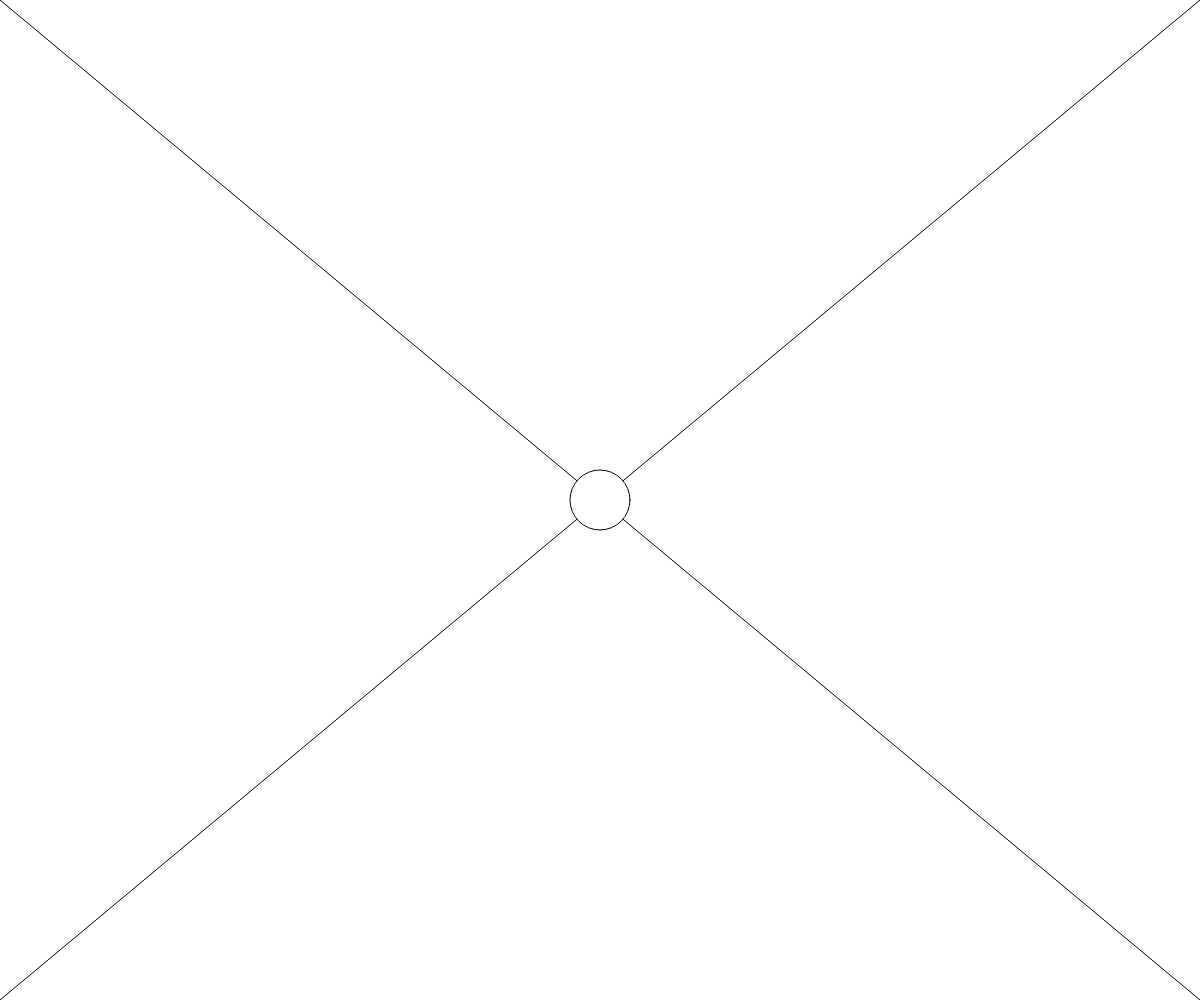
Frame 1 (no input)
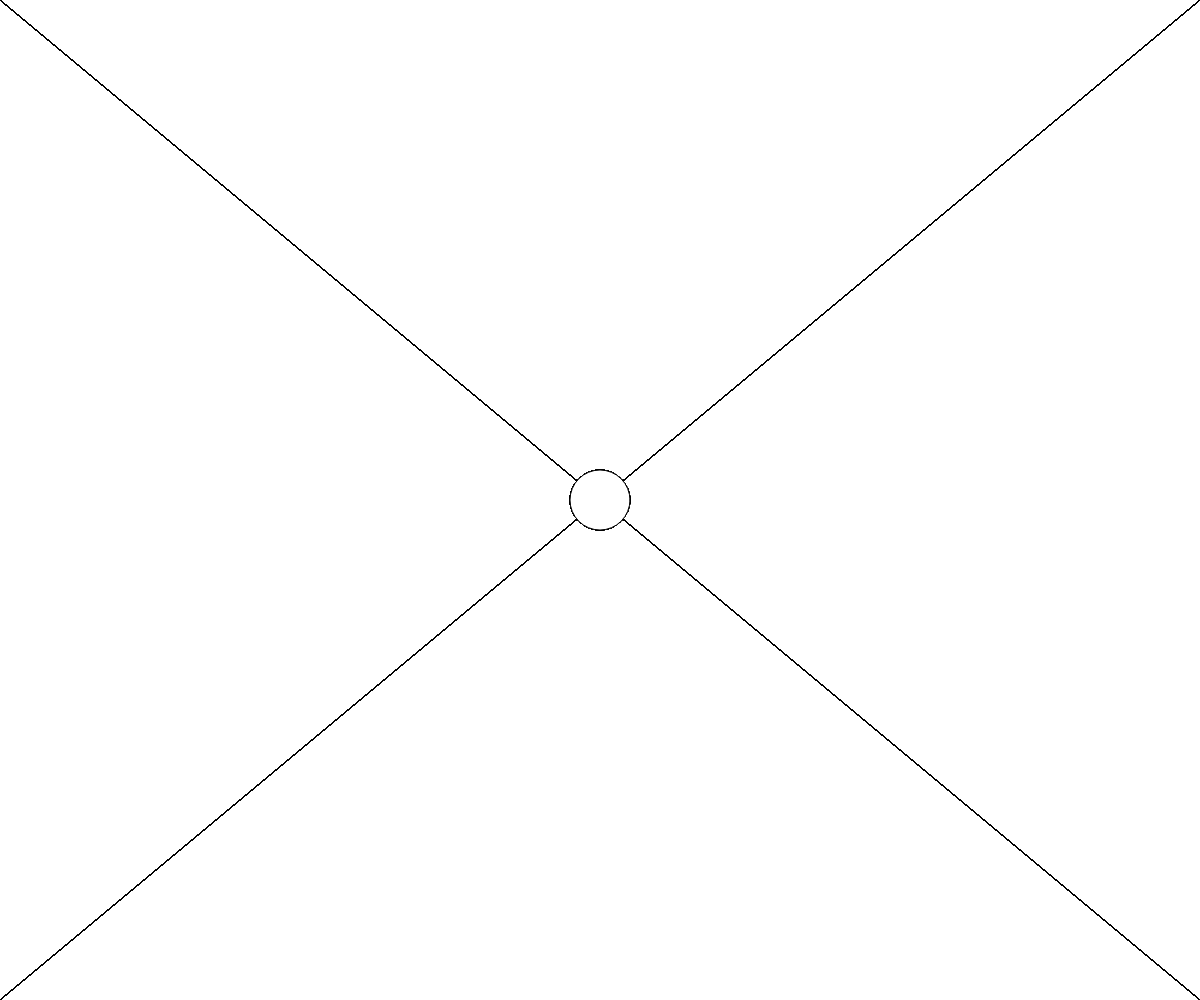
Frame 60 (no input)
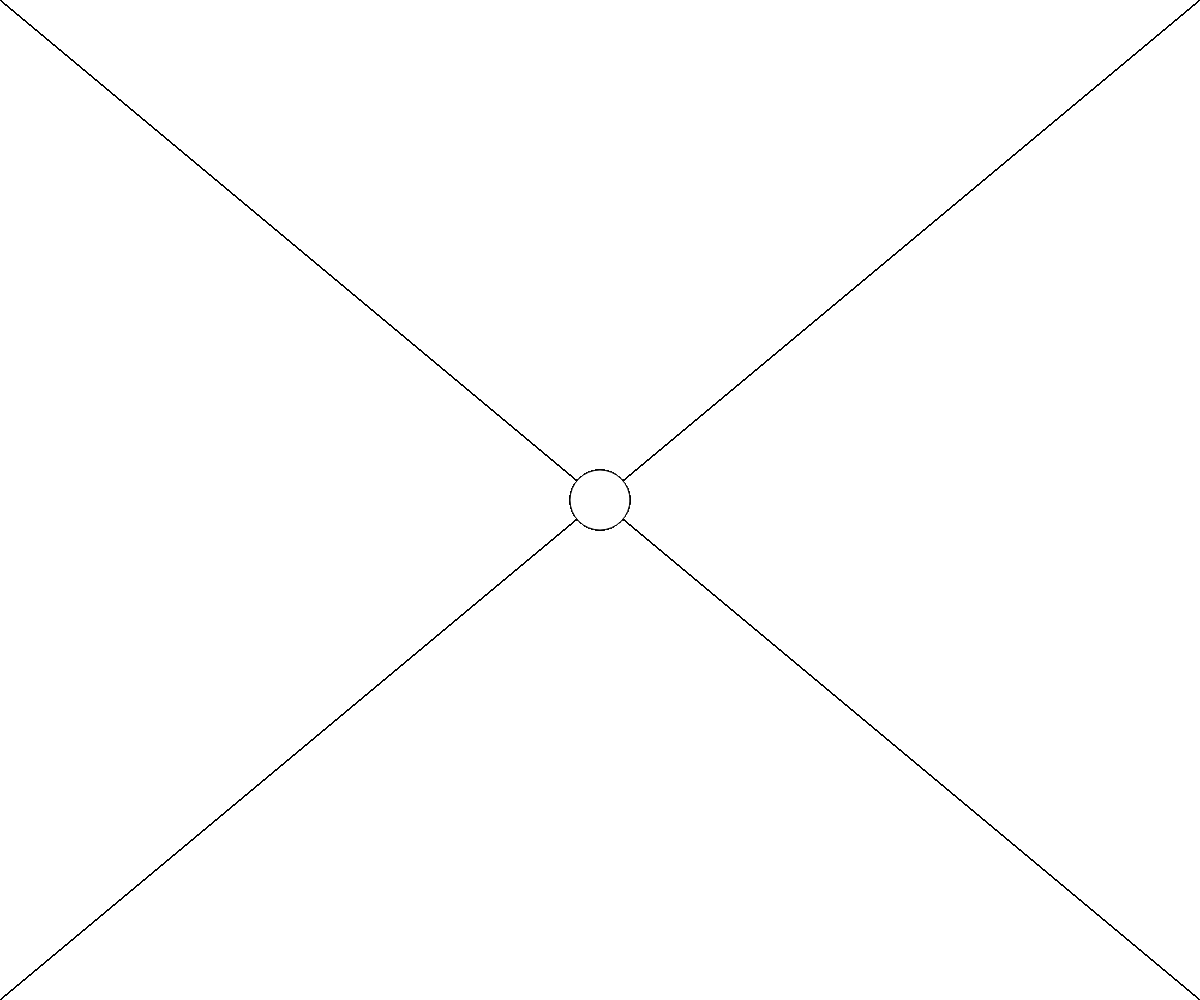
Frame 120 (the mouse pressed at the canvas centre since frame 60)

The p5.js sketch that drew these frames (run headless with seeded random() and noise() and a simulated clock; from frame 60 on, the mouse is pressed at the canvas centre):

// p5.js sketch
// ── sketch.js
function setup() {
  createCanvas(windowWidth, windowHeight);
}

function draw() {
  line(0, 0, width, height);  // line from (0,0) to (480, 120)
  line(width, 0, 0, height);  // line from (480, 0) to (0, 120)
  ellipse(width/2, height/2, 60, 60);
}
function windowResized() {
  console.log("resized:" + windowWidth + "x" + windowHeight);
	resizeCanvas(windowWidth, windowHeight);
}
